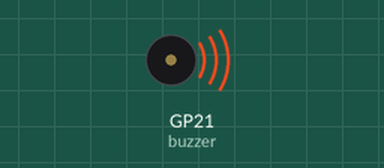
Recording of a program running on a simulated Raspberry Pi Pico running MicroPython. Shown: buzzer (waves = sounding). At 3.5 s the program stops and its outputs stay as they are.

Above: at 0.1 s.
At 3.6 s:
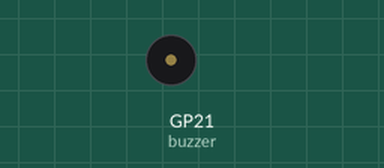
Timing chart, 0 to 5.0 s (numbered marks = the images above):
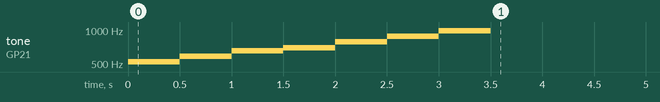

Measured:
- by itself, tone on GP21 (buzzer): plays 523 Hz for 0.50 s, 586 Hz for 0.50 s, 658 Hz for 0.50 s, 697 Hz for 0.50 s, 783 Hz for 0.50 s, 879 Hz for 0.50 s … (7 notes in this stretch)

The program:

Horn.py
```python
'''
 * Keyestudio 42 in 1 Starter Kit for Raspberry Pi Pico
 * lesson 15
 * Passive buzzer
 * http://www.keyestudio.com
'''
from machine import Pin, PWM
from time import sleep
buzzer = PWM(Pin(21))

buzzer.duty_u16(1000)

buzzer.freq(523)#DO
sleep(0.5)
buzzer.freq(586)#RE
sleep(0.5)
buzzer.freq(658)#MI
sleep(0.5)
buzzer.freq(697)#FA
sleep(0.5)
buzzer.freq(783)#SO
sleep(0.5)
buzzer.freq(879)#LA
sleep(0.5)
buzzer.freq(987)#SI
sleep(0.5)
buzzer.duty_u16(0)
```
